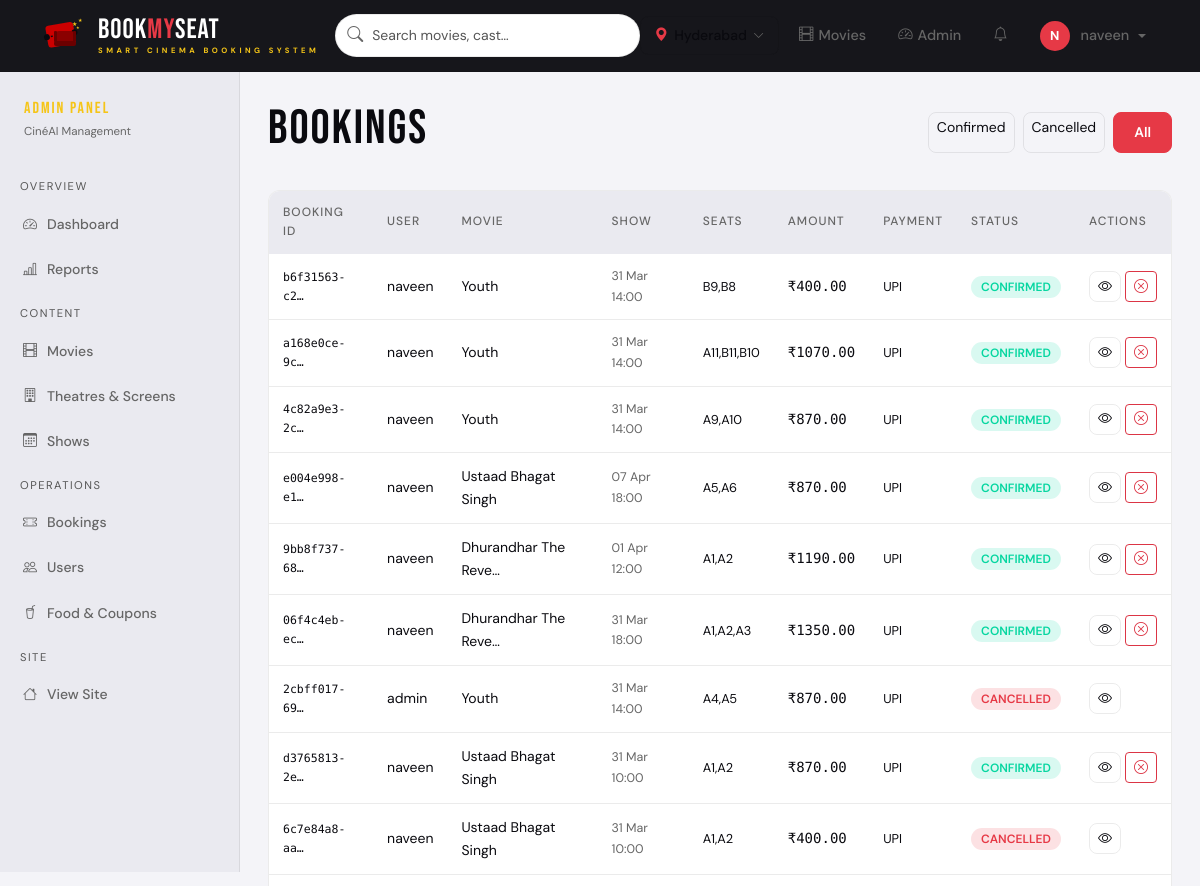
/admin-panel/bookings/ (signed in, upper part), run on an earlier commit of the app's database.
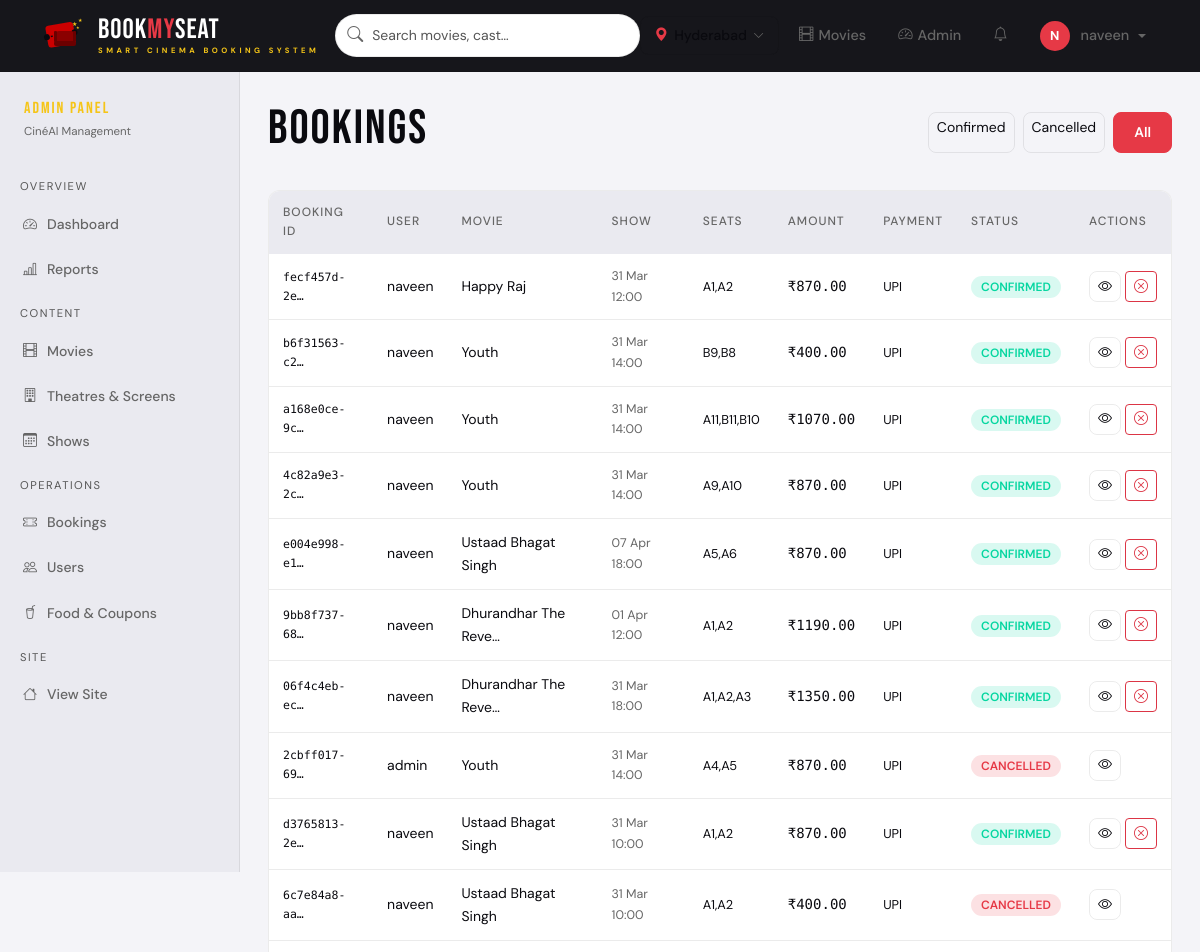
And on a later commit of the database.
### bookings/models.py (models this page shows, shortened)
class Booking(models.Model):
    STATUS_CHOICES = [
        ('pending', 'Pending'),
        ('confirmed', 'Confirmed'),
        ('cancelled', 'Cancelled'),
        ('refunded', 'Refunded'),
    ]
    PAYMENT_METHOD_CHOICES = [
        ('upi', 'UPI'),
        ('card', 'Card'),
        ('cash', 'Cash'),
    ]
    booking_id = models.UUIDField(default=uuid.uuid4, unique=True, editable=False)
    user = models.ForeignKey(User, on_delete=models.CASCADE, related_name='bookings')
    show = models.ForeignKey(Show, on_delete=models.CASCADE, related_name='bookings')
    seats = models.CharField(max_length=500)  # Comma-separated seat labels
    num_seats = models.PositiveIntegerField(default=1)
    ticket_price = models.DecimalField(max_digits=10, decimal_places=2)
    food_total = models.DecimalField(max_digits=10, decimal_places=2, default=0)
    discount_amount = models.DecimalField(max_digits=10, decimal_places=2, default=0)
    total_amount = models.DecimalField(max_digits=10, decimal_places=2)
    coupon = models.ForeignKey(Coupon, on_delete=models.SET_NULL, null=True, blank=True)
    payment_method = models.CharField(max_length=10, choices=PAYMENT_METHOD_CHOICES,
                                      default='upi')
    payment_status = models.CharField(max_length=20,
                                      choices=[('pending','Pending'),('paid','Paid'),
                                               ('failed','Failed'),('refunded','Refunded')],
                                      default='pending')
    status = models.CharField(max_length=15, choices=STATUS_CHOICES, default='pending')
    qr_code = models.ImageField(upload_to='qr_codes/', blank=True, null=True)
    booked_at = models.DateTimeField(auto_now_add=True)
    cancelled_at = models.DateTimeField(null=True, blank=True)
    refund_amount = models.DecimalField(max_digits=10, decimal_places=2, default=0)
    notes = models.TextField(blank=True)
    class Meta:
        ordering = ['-booked_at']

### movies/models.py (models this page shows, shortened)
class Show(models.Model):
    movie = models.ForeignKey(Movie, on_delete=models.CASCADE, related_name='shows')
    screen = models.ForeignKey(Screen, on_delete=models.CASCADE, related_name='shows')
    show_date = models.DateField()
    show_time = models.TimeField()
    ticket_price = models.DecimalField(max_digits=8, decimal_places=2, default=200.00)
    is_active = models.BooleanField(default=True)
    created_at = models.DateTimeField(auto_now_add=True)
    class Meta:
        ordering = ['show_date', 'show_time']
        unique_together = ['screen', 'show_date', 'show_time']

class Movie(models.Model):
    LANGUAGE_CHOICES = [
        ('english', 'English'),
        ('hindi', 'Hindi'),
        ('telugu', 'Telugu'),
        ('tamil', 'Tamil'),
        ('malayalam', 'Malayalam'),
    ]
    RATING_CHOICES = [
        ('U', 'U - Universal'),
        ('UA', 'UA - Universal Adult'),
        ('A', 'A - Adult'),
    ]
    title = models.CharField(max_length=200)
    slug = models.SlugField(unique=True)
    description = models.TextField()
    cast = models.TextField(help_text='Comma-separated cast names')
    director = models.CharField(max_length=100)
    duration_minutes = models.PositiveIntegerField()
    release_date = models.DateField()
    language = models.CharField(max_length=20, choices=LANGUAGE_CHOICES, default='english')
    rating = models.CharField(max_length=5, choices=RATING_CHOICES, default='UA')
    imdb_score = models.DecimalField(max_digits=3, decimal_places=1, default=7.0)
    poster = models.ImageField(upload_to='posters/', blank=True, null=True)
    poster_url = models.URLField(blank=True, help_text='External poster URL if no upload')
    trailer_url = models.URLField(blank=True, help_text='YouTube embed URL')
    categories = models.ManyToManyField(Category, related_name='movies')
    is_active = models.BooleanField(default=True)
    is_featured = models.BooleanField(default=False)
    created_at = models.DateTimeField(auto_now_add=True)
    tags = models.CharField(max_length=500, blank=True,
                            help_text='Keywords for AI recommendations')
    class Meta:
        ordering = ['-release_date']

### admin_panel/views.py (the view)
# urls.py: path('bookings/', views.booking_list, name='booking_list'),
@login_required
@admin_required
def booking_list(request):
    status_filter = request.GET.get('status', '')
    bookings = Booking.objects.select_related(
        'user', 'show__movie'
    ).order_by('-booked_at')
    if status_filter:
        bookings = bookings.filter(status=status_filter)
    return render(request, 'admin_panel/booking_list.html',
                  {'bookings': bookings, 'status_filter': status_filter})

### admin_panel/views.py (called while the page is built)
def is_admin(user):
    return user.is_authenticated and (user.is_staff or user.is_superuser)

### templates/admin_panel/booking_list.html (shortened to what this page needs)
{% extends 'admin_panel/base_admin.html' %}
{% block admin_content %}
<div class="d-flex justify-content-between align-items-center mb-4">
  <h2 style="font-family:var(--font-display);letter-spacing:2px">BOOKINGS</h2>
  <div class="d-flex gap-2">
    <a href="?status=confirmed" class="btn btn-sm {% if status_filter == 'confirmed' %}btn-primary{% else %}btn-outline-light{% endif %}">Confirmed</a>
    <a href="?status=cancelled" class="btn btn-sm {% if status_filter == 'cancelled' %}btn-primary{% else %}btn-outline-light{% endif %}">Cancelled</a>
    <a href="?" class="btn btn-sm {% if not status_filter %}btn-primary{% else %}btn-outline-light{% endif %}">All</a>
  </div>
</div>
<div class="admin-table-wrap">
  <div style="overflow-x:auto">
    <table class="admin-table">
      <thead><tr><th>Booking ID</th><th>User</th><th>Movie</th><th>Show</th><th>Seats</th><th>Amount</th><th>Payment</th><th>Status</th><th>Actions</th></tr></thead>
      <tbody>
        {% for booking in bookings %}
        <tr>
          <td class="mono" style="font-size:.72rem">{{ booking.booking_id|truncatechars:12 }}</td>
          <td>{{ booking.user.username }}</td>
          <td>{{ booking.show.movie.title|truncatechars:20 }}</td>
          <td style="font-size:.78rem;color:var(--text-muted)">{{ booking.show.show_date|date:"d M" }} {{ booking.show.show_time|time:"H:i" }}</td>
          <td style="font-size:.8rem">{{ booking.seats|truncatechars:20 }}</td>
          <td class="mono">₹{{ booking.total_amount }}</td>
          <td style="font-size:.8rem">{{ booking.get_payment_method_display }}</td>
          <td><span class="booking-status status-{{ booking.status }}">{{ booking.get_status_display }}</span></td>
          <td>
            <div class="d-flex gap-1">
              <a href="{% url 'bookings:ticket_confirmation' booking.booking_id %}" target="_blank" class="btn btn-outline-light btn-sm"><i class="bi bi-eye"></i></a>
              {% if booking.status == 'confirmed' %}
              <form method="post" action="{% url 'admin_panel:cancel_booking' booking.booking_id %}" onsubmit="return confirm('Cancel and refund this booking?')">
                <button class="btn btn-outline-danger btn-sm"><i class="bi bi-x-circle"></i></button>
              </form>
              {% endif %}
            </div>
          </td>
        </tr>
        {% empty %}
        <tr><td colspan="9" class="text-center text-muted py-4">No bookings found</td></tr>
        {% endfor %}
      </tbody>
    </table>
  </div>
</div>
{% endblock %}

What changed in the data, as far as the page shows it:
added Booking: booking_id "fecf457d-2e…", user.username "naveen", show.movie "Happy Raj", show.show_date "31 Mar", show.show_time "12:00", seats "A1,A2", total_amount "870.00", payment_method "UPI", status "CONFIRMED"
